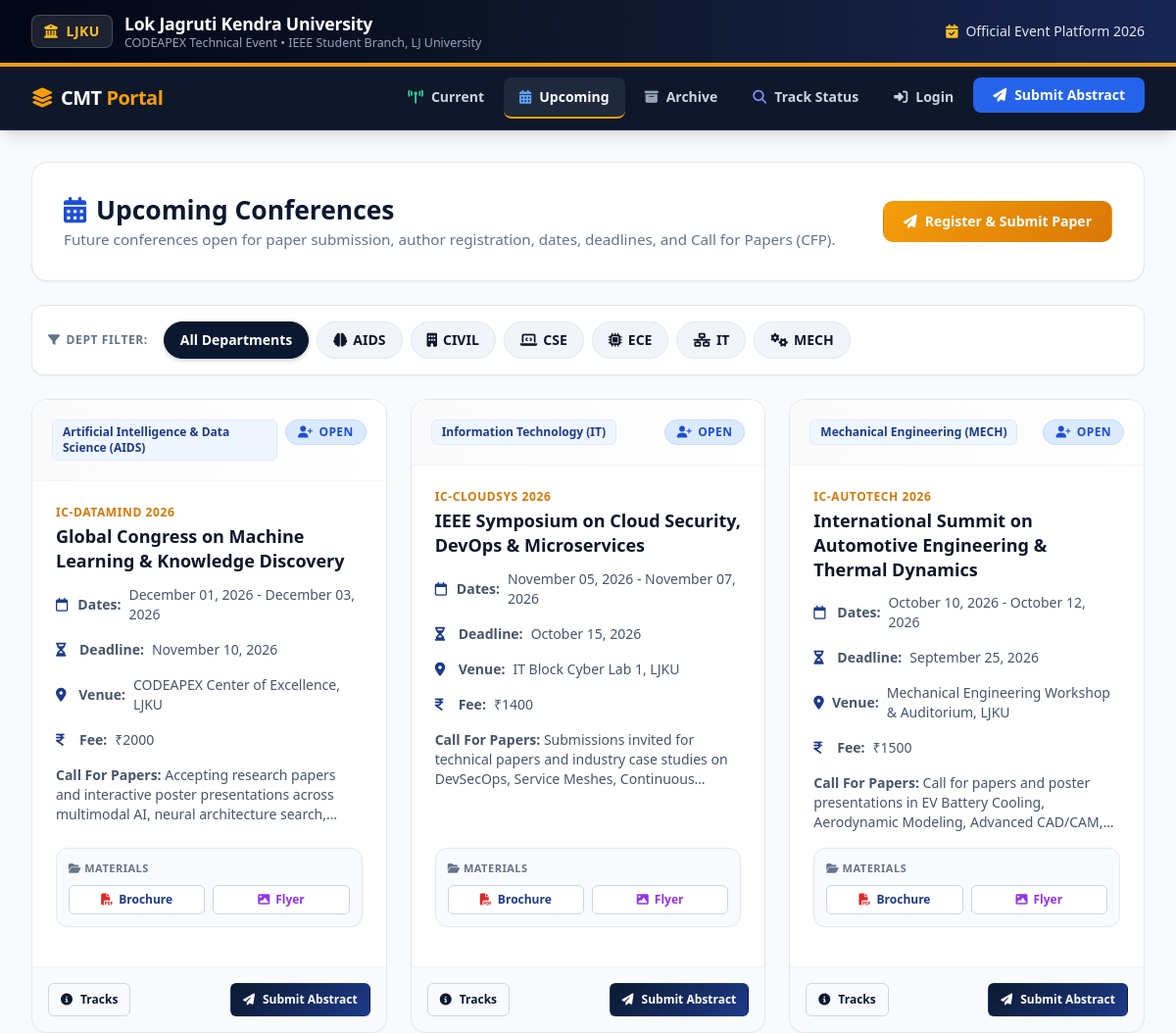
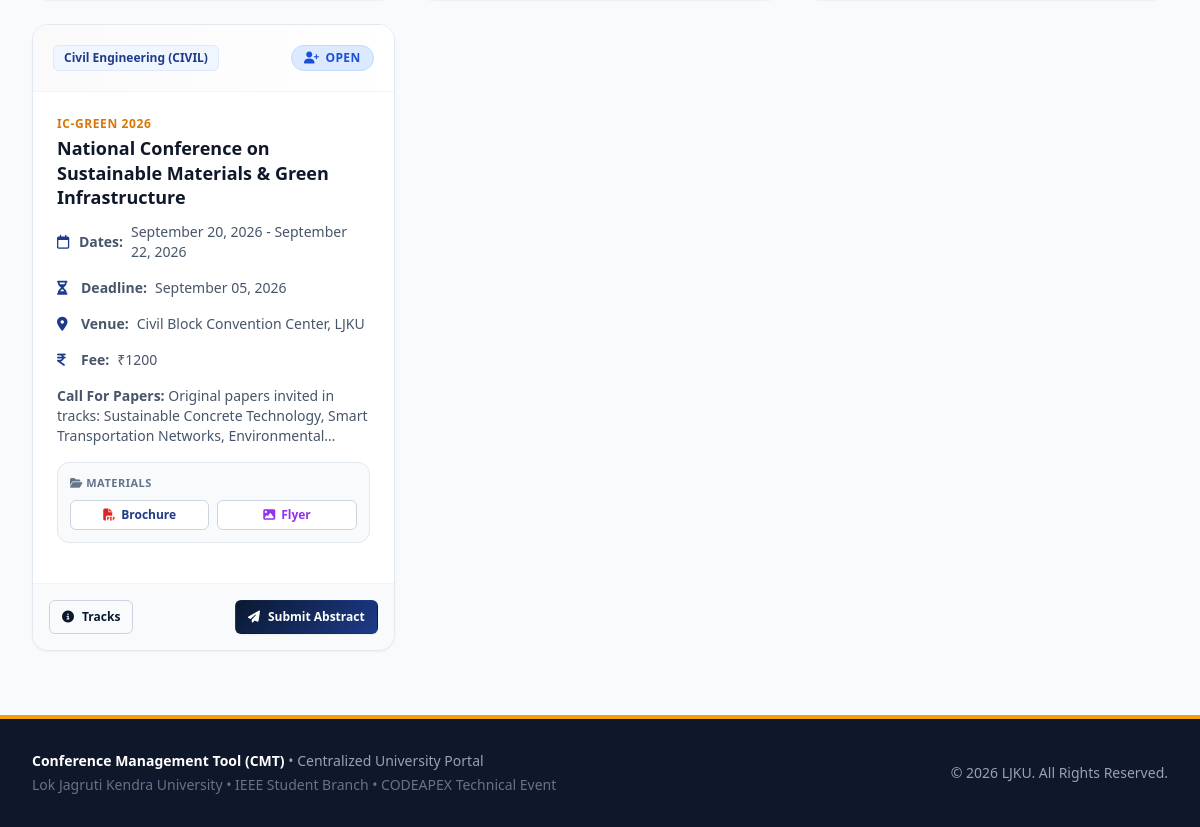
Screenshot of /upcoming with the database file from the repository (2 pictures, top to bottom).
### app.py (models this page shows)
class Department(db.Model):
    id = db.Column(db.Integer, primary_key=True)
    code = db.Column(db.String(20), unique=True, nullable=False)
    name = db.Column(db.String(100), nullable=False)
    icon = db.Column(db.String(50), nullable=False, default='laptop-code')

class Conference(db.Model):
    id = db.Column(db.Integer, primary_key=True)
    title = db.Column(db.String(200), nullable=False)
    acronym = db.Column(db.String(50), nullable=False)
    department_code = db.Column(db.String(20), db.ForeignKey('department.code'), nullable=False)
    state = db.Column(db.String(20), nullable=False, default='upcoming')  # 'current', 'upcoming', 'past'
    start_date = db.Column(db.String(50), nullable=False)
    end_date = db.Column(db.String(50), nullable=False)
    submission_deadline = db.Column(db.String(50), nullable=True)
    venue = db.Column(db.String(200), nullable=False)
    description = db.Column(db.Text, nullable=False)
    call_for_papers = db.Column(db.Text, nullable=True)
    registration_fee = db.Column(db.Float, nullable=False, default=1000.0)
    brochure_filename = db.Column(db.String(200), nullable=True)
    flyer_filename = db.Column(db.String(200), nullable=True)
    report_summary = db.Column(db.Text, nullable=True)
    key_speakers = db.Column(db.Text, nullable=True)
    created_at = db.Column(db.DateTime, default=datetime.utcnow)
    department = db.relationship('Department', backref=db.backref('conferences', lazy=True))
    schedules = db.relationship('ScheduleItem', backref='conference', cascade='all, delete-orphan', lazy=True)
    updates = db.relationship('LiveUpdate', backref='conference', cascade='all, delete-orphan', lazy=True)
    submissions = db.relationship('Submission', backref='conference', cascade='all, delete-orphan', lazy=True)

### app.py (the view)
@app.route('/upcoming')
def upcoming():
    selected_dept = request.args.get('dept', '')
    query = Conference.query.filter_by(state='upcoming')
    if selected_dept:
        query = query.filter_by(department_code=selected_dept)
    upcoming_conferences = query.order_by(Conference.id.desc()).all()
    return render_template(
        'upcoming.html',
        upcoming_conferences=upcoming_conferences,
        selected_dept=selected_dept
    )

### app.py (called while the page is built)
@app.context_processor
def inject_global_data():
    departments = Department.query.order_by(Department.name).all()
    current_user = None
    if 'user_id' in session:
        current_user = User.query.get(session['user_id'])
    return dict(
        departments=departments,
        current_user=current_user,
        current_year=datetime.now().year
    )

### templates/upcoming.html (shortened to what this page needs)
{% extends "base.html" %}
{% block content %}
<div class="page-header bg-white rounded-2xl p-6 md:p-8 mb-6 border border-slate-200 shadow-sm flex flex-col md:flex-row justify-between items-start md:items-center gap-4">
  <div class="page-title">
    <h2 class="text-xl md:text-2xl font-extrabold text-slate-900 flex items-center gap-3">
      <i class="fa-solid fa-calendar-days text-blue-700"></i> Upcoming Conferences
    </h2>
    <p class="text-sm text-slate-500 mt-1">Future conferences open for paper submission, author registration, dates, deadlines, and Call for Papers (CFP).</p>
  </div>
  <div>
    <a href="{{ url_for('submit') }}" class="btn btn-gold text-xs md:text-sm px-5 py-2.5">
      <i class="fa-solid fa-paper-plane"></i> Register & Submit Paper
    </a>
  </div>
</div>
<div class="dept-filter-bar bg-white p-3 md:p-4 rounded-xl border border-slate-200 mb-6 shadow-sm flex items-center gap-2 overflow-x-auto">
  <span class="dept-filter-title text-xs font-bold text-slate-500 uppercase tracking-wider whitespace-nowrap mr-2">
    <i class="fa-solid fa-filter"></i> Dept Filter:
  </span>
  <a href="{{ url_for('upcoming') }}" class="dept-btn text-xs md:text-sm px-4 py-2 rounded-full whitespace-nowrap {% if not selected_dept %}active{% endif %}">
    All Departments
  </a>
  {% for dept in departments %}
    <a href="{{ url_for('upcoming', dept=dept.code) }}" class="dept-btn text-xs md:text-sm px-4 py-2 rounded-full whitespace-nowrap {% if selected_dept == dept.code %}active{% endif %}">
      <i class="fa-solid {{ dept.icon }}"></i> {{ dept.code }}
    </a>
  {% endfor %}
</div>
{% if upcoming_conferences %}
  <div class="grid grid-cols-1 md:grid-cols-2 lg:grid-cols-3 gap-6 mb-8">
    {% for conf in upcoming_conferences %}
      <div class="conf-card bg-white rounded-2xl border border-slate-200 shadow-sm overflow-hidden flex flex-col hover:shadow-xl transition-all duration-300 hover:-translate-y-1">
        <div class="conf-card-header p-5 border-b border-slate-100 bg-slate-50 flex justify-between items-start gap-2">
          <span class="conf-dept-chip text-xs font-bold px-2.5 py-1 rounded-md">{{ conf.department.name }} ({{ conf.department_code }})</span>
          <span class="badge badge-upcoming text-xs"><i class="fa-solid fa-user-plus"></i> Open</span>
        </div>
        <div class="conf-card-body p-6 flex-1 flex flex-col">
          <div class="conf-acronym text-xs font-black text-amber-600 tracking-wider mb-1">{{ conf.acronym }}</div>
          <h3 class="conf-title text-lg font-bold text-slate-900 leading-snug mb-3">{{ conf.title }}</h3>
          <ul class="conf-meta-list text-xs md:text-sm text-slate-600 space-y-2 mb-4">
            <li class="flex items-center gap-2"><i class="fa-regular fa-calendar text-blue-800 w-4"></i> <strong>Dates:</strong> {{ conf.start_date }} - {{ conf.end_date }}</li>
            <li class="flex items-center gap-2"><i class="fa-solid fa-hourglass-half text-red-600 w-4"></i> <strong>Deadline:</strong> {{ conf.submission_deadline }}</li>
            <li class="flex items-center gap-2"><i class="fa-solid fa-location-dot text-blue-800 w-4"></i> <strong>Venue:</strong> {{ conf.venue }}</li>
            <li class="flex items-center gap-2"><i class="fa-solid fa-indian-rupee-sign text-blue-800 w-4"></i> <strong>Fee:</strong> ₹{{ "%.0f"|format(conf.registration_fee) }}</li>
          </ul>
          <p class="conf-desc text-xs md:text-sm text-slate-600 mb-4 line-clamp-3"><strong>Call For Papers:</strong> {{ conf.call_for_papers or conf.description }}</p>
          <div class="materials-block bg-slate-50 border border-slate-200 rounded-xl p-3 mt-auto mb-4">
            <div class="materials-title text-[11px] font-bold text-slate-500 uppercase mb-2"><i class="fa-solid fa-folder-open"></i> Materials</div>
            <div class="materials-btns flex gap-2">
              {% if conf.brochure_filename %}
                <a href="{{ url_for('download_file', file_type='brochures', filename=conf.brochure_filename) }}" class="btn-material btn-material-brochure text-xs py-1.5 px-3 flex-1 text-center font-semibold">
                  <i class="fa-solid fa-file-pdf text-red-600"></i> Brochure
                </a>
              {% endif %}
              {% if conf.flyer_filename %}
                <a href="{{ url_for('download_file', file_type='flyers', filename=conf.flyer_filename) }}" class="btn-material btn-material-flyer text-xs py-1.5 px-3 flex-1 text-center font-semibold">
                  <i class="fa-solid fa-image text-purple-600"></i> Flyer
                </a>
              {% endif %}
            </div>
          </div>
        </div>
        <div class="conf-card-footer p-4 bg-slate-50 border-t border-slate-100 flex items-center justify-between gap-2">
          <a href="{{ url_for('conference_detail', conf_id=conf.id) }}" class="btn btn-outline btn-sm text-xs py-2 px-3">
            <i class="fa-solid fa-circle-info"></i> Tracks
          </a>
          <a href="{{ url_for('submit', conf_id=conf.id) }}" class="btn btn-primary btn-sm text-xs py-2 px-3">
            <i class="fa-solid fa-paper-plane"></i> Submit Abstract
          </a>
        </div>
      </div>
    {% endfor %}
  </div>
{% endif %}
{% endblock %}

### rows the page displays
Department: code "AIDS"
Department: code "CIVIL"
Department: code "CSE"
Department: code "ECE"
Department: code "IT"
Department: code "MECH"
Conference: department.name "Artificial Intelligence & Data Science", department_code "AIDS", acronym "IC-DATAMIND 2026", title "Global Congress on Machine Learning & Knowledge Discovery", start_date "December 01, 2026", end_date "December 03, 2026", submission_deadline "November 10, 2026", venue "CODEAPEX Center of Excellence, LJKU", registration_fee "2000", call_for_papers "Accepting research papers and interactive poster presentations across multimodal AI, neural architecture…"
Conference: department.name "Information Technology", department_code "IT", acronym "IC-CLOUDSYS 2026", title "IEEE Symposium on Cloud Security, DevOps & Microservices", start_date "November 05, 2026", end_date "November 07, 2026", submission_deadline "October 15, 2026", venue "IT Block Cyber Lab 1, LJKU", registration_fee "1400", call_for_papers "Submissions invited for technical papers and industry case studies on DevSecOps, Service Meshes,…"
Conference: department.name "Mechanical Engineering", department_code "MECH", acronym "IC-AUTOTECH 2026", title "International Summit on Automotive Engineering & Thermal Dynamics", start_date "October 10, 2026", end_date "October 12, 2026", submission_deadline "September 25, 2026", venue "Mechanical Engineering Workshop & Auditorium, LJKU", registration_fee "1500", call_for_papers "Call for papers and poster presentations in EV Battery Cooling, Aerodynamic Modeling, Advanced…"
Conference: department.name "Civil Engineering", department_code "CIVIL", acronym "IC-GREEN 2026", title "National Conference on Sustainable Materials & Green Infrastructure", start_date "September 20, 2026", end_date "September 22, 2026", submission_deadline "September 05, 2026", venue "Civil Block Convention Center, LJKU", registration_fee "1200", call_for_papers "Original papers invited in tracks: Sustainable Concrete Technology, Smart Transportation Networks,…"
